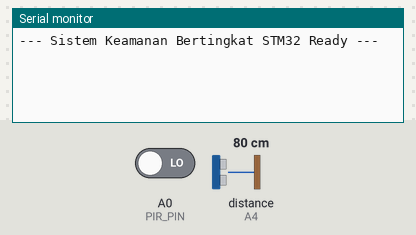
This sketch was run on a simulated Arduino Uno, built with avr-gcc and run on an emulated ATmega328P. Shown: the last lines printed to the serial monitor. The test bench sets the inputs (shaded band); at power-on: A0 (PIR_PIN) LOW, distance to the obstacle (sensor on A4) 80 cm. The echo pulse lasts 58.3 µs per cm.

Above: at 1.2 s.
1.3 s: A0 (PIR_PIN) driven HIGH
At 2.4 s:
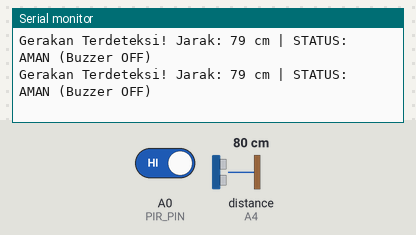
3.2 s: distance to the obstacle (sensor on A4) set to 2 cm
At 3.41 s:
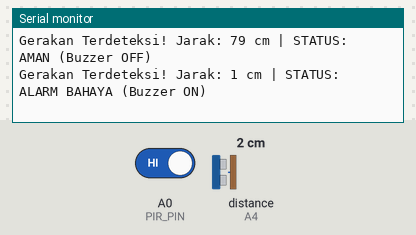
5.1 s: distance to the obstacle (sensor on A4) set to 18 cm
At 5.5 s:
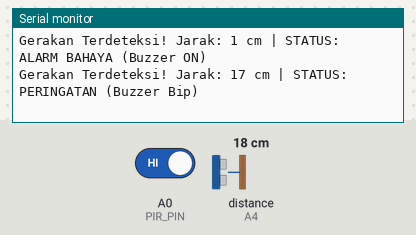
7.4 s: distance to the obstacle (sensor on A4) set to 35 cm
At 7.61 s:
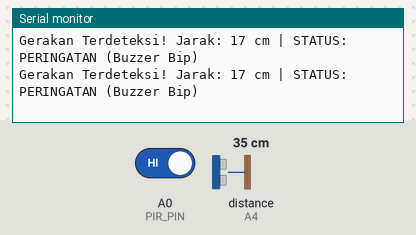

Measured:
- after the input at 1.3 s, the serial monitor: prints a new line at once (image 1)
- after the input at 3.2 s, the serial monitor: prints a new line after 0.06 s (image 2)
- after the input at 5.1 s, the serial monitor: prints a new line after 0.17 s (image 3)

The sketch:

KONEKSI_STM.ino
```cpp
#define PIR_PIN       A0
#define TRIG_PIN      A1
#define ECHO_PIN      A4
#define BUZZER_PIN    PB0

long duration;
int distance;

void setup() {
  pinMode(PIR_PIN, INPUT);
  pinMode(TRIG_PIN, OUTPUT);
  pinMode(ECHO_PIN, INPUT);
  pinMode(BUZZER_PIN, OUTPUT);

  digitalWrite(BUZZER_PIN, LOW);

  // Serial monitor untuk pengecekan data
  Serial.begin(115200);
  Serial.println("--- Sistem Keamanan Bertingkat STM32 Ready ---");
}

int getDistance() {
  digitalWrite(TRIG_PIN, LOW);
  delayMicroseconds(2);
  digitalWrite(TRIG_PIN, HIGH);
  delayMicroseconds(10);
  digitalWrite(TRIG_PIN, LOW);

  duration = pulseIn(ECHO_PIN, HIGH, 30000); // Timeout 30ms
  if (duration == 0) return 999;

  return duration * 0.034 / 2; // Konversi pulsa ke cm
}

void loop() {
  int pirState = digitalRead(PIR_PIN);

  if (pirState == HIGH) {
    distance = getDistance();

    Serial.print("Gerakan Terdeteksi! Jarak: ");
    Serial.print(distance);
    Serial.print(" cm | ");

    if (distance > 0 && distance <= 10) {
      // Bahaya (Sangat Dekat) -> Bunyi Cepat/Kontinu
      Serial.println("STATUS: ALARM BAHAYA (Buzzer ON)");
      digitalWrite(BUZZER_PIN, HIGH);
      delay(100);
      digitalWrite(BUZZER_PIN, LOW); // Tambahkan LOW agar ada kontrol siklus
      delay(50);
    }
    else if (distance > 10 && distance <= 30) {
      // Peringatan (Mendekat) -> Bip Lambat
      Serial.println("STATUS: PERINGATAN (Buzzer Bip)");
      digitalWrite(BUZZER_PIN, HIGH);
      delay(100);
      digitalWrite(BUZZER_PIN, LOW);
      delay(200);
    }
    else {
      // Jarak aman (> 30 cm)
      Serial.println("STATUS: AMAN (Buzzer OFF)");
      digitalWrite(BUZZER_PIN, LOW);
    }
  }
  else {
    // Tidak ada gerakan
    digitalWrite(BUZZER_PIN, LOW);
  }

  delay(50);
}
```
